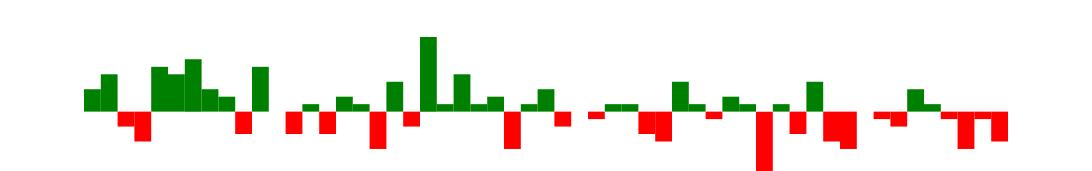

The specification (Vega-Lite) saved for this image:
### Vega specification from a JSON file in a GitHub repository (floating-point values rounded to 4 significant figures)
{"$schema": "https://vega.github.io/schema/vega/v5.json", "width": 325, "height": 40, "padding": 0, "data": [{"name": "table", "values": [{"game": "g1", "diff": 3}, {"game": "g2", "diff": 5}, {"game": "g3", "diff": -2}, {"game": "g4", "diff": -4}, {"game": "g5", "diff": 6}, {"game": "g6", "diff": 5}, {"game": "g7", "diff": 7}, {"game": "g8", "diff": 3}, {"game": "g9", "diff": 2}, {"game": "g10", "diff": -3}, {"game": "g11", "diff": 6}, {"game": "g12", "diff": 0}, {"game": "g13", "diff": -3}, {"game": "g14", "diff": 1}, {"game": "g15", "diff": -3}, {"game": "g16", "diff": 2}, {"game": "g17", "diff": 1}, {"game": "g18", "diff": -5}, {"game": "g19", "diff": 4}, {"game": "g20", "diff": -2}, {"game": "g21", "diff": 10}, {"game": "g22", "diff": 1}, {"game": "g23", "diff": 5}, {"game": "g24", "diff": 1}, {"game": "g25", "diff": 2}, {"game": "g26", "diff": -5}, {"game": "g27", "diff": 1}, {"game": "g28", "diff": 3}, {"game": "g29", "diff": -2}, {"game": "g30", "diff": 0}, {"game": "g31", "diff": -1}, {"game": "g32", "diff": 1}, {"game": "g33", "diff": 1}, {"game": "g34", "diff": -3}, {"game": "g35", "diff": -4}, {"game": "g36", "diff": 4}, {"game": "g37", "diff": 1}, {"game": "g38", "diff": -1}, {"game": "g39", "diff": 2}, {"game": "g40", "diff": 1}, {"game": "g41", "diff": -8}, {"game": "g42", "diff": 1}, {"game": "g43", "diff": -3}, {"game": "g44", "diff": 4}, {"game": "g45", "diff": -4}, {"game": "g46", "diff": -5}, {"game": "g47", "diff": 0}, {"game": "g48", "diff": -1}, {"game": "g49", "diff": -2}, {"game": "g50", "diff": 3}, {"game": "g51", "diff": 1}, {"game": "g52", "diff": -1}, {"game": "g53", "diff": -5}, {"game": "g54", "diff": -1}, {"game": "g55", "diff": -4}]}], "signals": [{"name": "tooltip", "value": {}, "on": [{"events": "rect:mouseover", "update": "datum"}, {"events": "rect:mouseout", "update": "{}"}]}], "scales": [{"name": "xscale", "type": "band", "domain": {"data": "table", "field": "game"}, "range": "width", "padding": 0.05, "round": true}, {"name": "yscale", "domain": {"data": "table", "field": "diff"}, "nice": true, "range": "height"}], "axes": [{"orient": "bottom", "scale": "xscale", "labels": false, "ticks": false}, {"orient": "right", "scale": "yscale", "labels": false, "ticks": false}], "marks": [{"type": "rect", "from": {"data": "table"}, "encode": {"enter": {"x": {"scale": "xscale", "field": "game"}, "width": {"scale": "xscale", "band": 1}, "y": {"scale": "yscale", "field": "diff"}, "y2": {"scale": "yscale", "value": 0}, "fill": [{"test": "datum.diff > 0", "value": "green"}, {"value": "red"}]}, "update": {"fill": [{"test": "datum.diff > 0", "value": "green"}, {"value": "red"}]}, "hover": {"fill": {"value": "black"}}}}, {"type": "text", "encode": {"enter": {"align": {"value": "center"}, "baseline": {"value": "bottom"}, "fill": {"value": "#333"}}, "update": {"x": {"scale": "xscale", "signal": "tooltip.game", "band": 0.5}, "y": {"scale": "yscale", "signal": "tooltip.diff", "offset": 0.05}, "text": {"signal": "tooltip.diff"}, "fillOpacity": [{"test": "datum === tooltip", "value": 0}, {"value": 1}]}}}], "config": {}}
